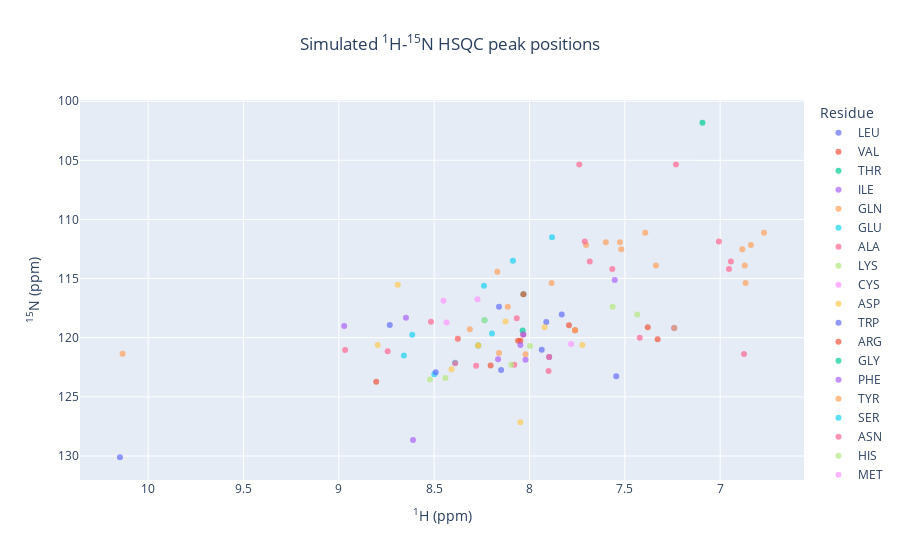

Notebook source saved alongside this figure:
### Code cell
peak_list=Spectra.n15hsqc(bmrb_ids=15060, legend='residue')

### Figure 1 — Plotly figure (JSON) as saved in the notebook; plotly's stock layout.template omitted (floating-point values rounded to 4 significant figures)
{"data": [{"hovertemplate": "<b>%{hovertext}</b><br><br>Residue=LEU<br><sup>1</sup>H (ppm)=%{x}<br><sup>15</sup>N (ppm)=%{y}<extra></extra>", "hovertext": ["15060-1-1-20-LEU-H-N", "15060-1-1-37-LEU-H-N", "15060-1-1-48-LEU-H-N", "15060-1-1-68-LEU-H-N", "15060-1-1-72-LEU-H-N", "15060-1-1-76-LEU-H-N", "15060-1-1-80-LEU-H-N", "15060-1-1-83-LEU-H-N", "15060-1-1-91-LEU-H-N"], "legendgroup": "LEU", "marker": {"color": "#636efa", "opacity": 0.7, "symbol": "circle"}, "mode": "markers", "name": "LEU", "orientation": "v", "showlegend": true, "type": "scatter", "x": [8.149, 8.733, 7.831, 7.545, 7.912, 7.241, 8.16, 7.897, 7.936], "xaxis": "x", "y": [122.7, 118.9, 118.0, 123.3, 118.7, 119.2, 117.4, 121.6, 121.0], "yaxis": "y"}, {"hovertemplate": "<b>%{hovertext}</b><br><br>Residue=VAL<br><sup>1</sup>H (ppm)=%{x}<br><sup>15</sup>N (ppm)=%{y}<extra></extra>", "hovertext": ["15060-1-1-21-VAL-H-N", "15060-1-1-61-VAL-H-N", "15060-1-1-73-VAL-H-N", "15060-1-1-93-VAL-H-N"], "legendgroup": "VAL", "marker": {"color": "#EF553B", "opacity": 0.7, "symbol": "circle"}, "mode": "markers", "name": "VAL", "orientation": "v", "showlegend": true, "type": "scatter", "x": [8.048, 7.38, 7.761, 8.033], "xaxis": "x", "y": [120.3, 119.1, 119.4, 119.7], "yaxis": "y"}, {"hovertemplate": "<b>%{hovertext}</b><br><br>Residue=THR<br><sup>1</sup>H (ppm)=%{x}<br><sup>15</sup>N (ppm)=%{y}<extra></extra>", "hovertext": ["15060-1-1-22-THR-H-N", "15060-1-1-82-THR-H-N"], "legendgroup": "THR", "marker": {"color": "#00cc96", "opacity": 0.7, "symbol": "circle"}, "mode": "markers", "name": "THR", "orientation": "v", "showlegend": true, "type": "scatter", "x": [8.032, 8.036], "xaxis": "x", "y": [116.3, 119.4], "yaxis": "y"}, {"hovertemplate": "<b>%{hovertext}</b><br><br>Residue=ILE<br><sup>1</sup>H (ppm)=%{x}<br><sup>15</sup>N (ppm)=%{y}<extra></extra>", "hovertext": ["15060-1-1-24-ILE-H-N", "15060-1-1-28-ILE-H-N", "15060-1-1-56-ILE-H-N", "15060-1-1-58-ILE-H-N"], "legendgroup": "ILE", "marker": {"color": "#ab63fa", "opacity": 0.7, "symbol": "circle"}, "mode": "markers", "name": "ILE", "orientation": "v", "showlegend": true, "type": "scatter", "x": [8.033, 8.021, 8.972, 8.611], "xaxis": "x", "y": [119.7, 121.9, 119.0, 128.6], "yaxis": "y"}, {"hovertemplate": "<b>%{hovertext}</b><br><br>Residue=GLN<br><sup>1</sup>H (ppm)=%{x}<br><sup>15</sup>N (ppm)=%{y}<extra></extra>", "hovertext": ["15060-1-1-25-GLN-H-N", "15060-1-1-25-GLN-HE21-NE2", "15060-1-1-25-GLN-HE22-NE2", "15060-1-1-26-GLN-H-N", "15060-1-1-26-GLN-HE21-NE2", "15060-1-1-26-GLN-HE22-NE2", "15060-1-1-44-GLN-H-N", "15060-1-1-44-GLN-HE21-NE2", "15060-1-1-44-GLN-HE22-NE2", "15060-1-1-47-GLN-H-N", "15060-1-1-47-GLN-HE21-NE2", "15060-1-1-47-GLN-HE22-NE2", "15060-1-1-53-GLN-H-N", "15060-1-1-53-GLN-HE21-NE2", "15060-1-1-53-GLN-HE22-NE2", "15060-1-1-96-GLN-H-N", "15060-1-1-96-GLN-HE21-NE2", "15060-1-1-96-GLN-HE22-NE2"], "legendgroup": "GLN", "marker": {"color": "#FFA15A", "opacity": 0.7, "symbol": "circle"}, "mode": "markers", "name": "GLN", "orientation": "v", "showlegend": true, "type": "scatter", "x": [8.021, 7.703, 6.839, 8.313, 7.393, 6.77, 10.13, 7.6, 7.526, 8.114, 7.884, 6.867, 8.169, 7.337, 6.871, 8.16, 7.519, 6.884], "xaxis": "x", "y": [121.4, 112.2, 112.2, 119.3, 111.1, 111.1, 121.4, 111.9, 111.9, 117.4, 115.4, 115.4, 114.4, 113.9, 113.9, 121.3, 112.5, 112.5], "yaxis": "y"}, {"hovertemplate": "<b>%{hovertext}</b><br><br>Residue=GLU<br><sup>1</sup>H (ppm)=%{x}<br><sup>15</sup>N (ppm)=%{y}<extra></extra>", "hovertext": ["15060-1-1-27-GLU-H-N", "15060-1-1-29-GLU-H-N", "15060-1-1-32-GLU-H-N", "15060-1-1-50-GLU-H-N", "15060-1-1-69-GLU-H-N", "15060-1-1-74-GLU-H-N", "15060-1-1-105-GLU-H-N", "15060-1-1-106-GLU-H-N"], "legendgroup": "GLU", "marker": {"color": "#19d3f3", "opacity": 0.7, "symbol": "circle"}, "mode": "markers", "name": "GLU", "orientation": "v", "showlegend": true, "type": "scatter", "x": [8.197, 8.269, 8.236, 8.499, 8.659, 8.615, 8.269, 8.391], "xaxis": "x", "y": [119.6, 120.6, 118.5, 123.1, 121.5, 119.7, 120.6, 122.1], "yaxis": "y"}, {"hovertemplate": "<b>%{hovertext}</b><br><br>Residue=ALA<br><sup>1</sup>H (ppm)=%{x}<br><sup>15</sup>N (ppm)=%{y}<extra></extra>", "hovertext": ["15060-1-1-30-ALA-H-N", "15060-1-1-33-ALA-H-N", "15060-1-1-39-ALA-H-N", "15060-1-1-40-ALA-H-N", "15060-1-1-46-ALA-H-N", "15060-1-1-59-ALA-H-N", "15060-1-1-60-ALA-H-N", "15060-1-1-87-ALA-H-N"], "legendgroup": "ALA", "marker": {"color": "#FF6692", "opacity": 0.7, "symbol": "circle"}, "mode": "markers", "name": "ALA", "orientation": "v", "showlegend": true, "type": "scatter", "x": [8.28, 7.897, 7.9, 8.067, 6.875, 8.08, 7.422, 8.744], "xaxis": "x", "y": [122.4, 121.6, 122.8, 118.3, 121.4, 122.3, 120.0, 121.1], "yaxis": "y"}, {"hovertemplate": "<b>%{hovertext}</b><br><br>Residue=LYS<br><sup>1</sup>H (ppm)=%{x}<br><sup>15</sup>N (ppm)=%{y}<extra></extra>", "hovertext": ["15060-1-1-31-LYS-H-N", "15060-1-1-62-LYS-H-N", "15060-1-1-63-LYS-H-N", "15060-1-1-85-LYS-H-N", "15060-1-1-98-LYS-H-N", "15060-1-1-99-LYS-H-N"], "legendgroup": "LYS", "marker": {"color": "#B6E880", "opacity": 0.7, "symbol": "circle"}, "mode": "markers", "name": "LYS", "orientation": "v", "showlegend": true, "type": "scatter", "x": [7.997, 8.236, 7.435, 8.096, 8.441, 8.522], "xaxis": "x", "y": [120.7, 118.5, 118.0, 122.3, 123.4, 123.5], "yaxis": "y"}, {"hovertemplate": "<b>%{hovertext}</b><br><br>Residue=CYS<br><sup>1</sup>H (ppm)=%{x}<br><sup>15</sup>N (ppm)=%{y}<extra></extra>", "hovertext": ["15060-1-1-34-CYS-H-N", "15060-1-1-77-CYS-H-N", "15060-1-1-86-CYS-H-N"], "legendgroup": "CYS", "marker": {"color": "#FF97FF", "opacity": 0.7, "symbol": "circle"}, "mode": "markers", "name": "CYS", "orientation": "v", "showlegend": true, "type": "scatter", "x": [8.451, 8.273, 8.435], "xaxis": "x", "y": [116.9, 116.8, 118.7], "yaxis": "y"}, {"hovertemplate": "<b>%{hovertext}</b><br><br>Residue=ASP<br><sup>1</sup>H (ppm)=%{x}<br><sup>15</sup>N (ppm)=%{y}<extra></extra>", "hovertext": ["15060-1-1-35-ASP-H-N", "15060-1-1-51-ASP-H-N", "15060-1-1-64-ASP-H-N", "15060-1-1-66-ASP-H-N", "15060-1-1-71-ASP-H-N", "15060-1-1-92-ASP-H-N", "15060-1-1-101-ASP-H-N", "15060-1-1-102-ASP-H-N", "15060-1-1-104-ASP-H-N", "15060-1-1-107-ASP-H-N"], "legendgroup": "ASP", "marker": {"color": "#FECB52", "opacity": 0.7, "symbol": "circle"}, "mode": "markers", "name": "ASP", "orientation": "v", "showlegend": true, "type": "scatter", "x": [8.796, 8.126, 7.921, 7.723, 8.691, 8.269, 8.269, 8.376, 8.409, 8.048], "xaxis": "x", "y": [120.6, 118.6, 119.1, 120.6, 115.5, 120.6, 120.6, 120.1, 122.7, 127.1], "yaxis": "y"}, {"hovertemplate": "<b>%{hovertext}</b><br><br>Residue=TRP<br><sup>1</sup>H (ppm)=%{x}<br><sup>15</sup>N (ppm)=%{y}<extra></extra>", "hovertext": ["15060-1-1-36-TRP-H-N", "15060-1-1-36-TRP-HE1-NE1"], "legendgroup": "TRP", "marker": {"color": "#636efa", "opacity": 0.7, "symbol": "circle"}, "mode": "markers", "name": "TRP", "orientation": "v", "showlegend": true, "type": "scatter", "x": [8.492, 10.15], "xaxis": "x", "y": [122.9, 130.1], "yaxis": "y"}, {"hovertemplate": "<b>%{hovertext}</b><br><br>Residue=ARG<br><sup>1</sup>H (ppm)=%{x}<br><sup>15</sup>N (ppm)=%{y}<extra></extra>", "hovertext": ["15060-1-1-38-ARG-H-N", "15060-1-1-70-ARG-H-N", "15060-1-1-78-ARG-H-N", "15060-1-1-79-ARG-H-N", "15060-1-1-90-ARG-H-N", "15060-1-1-97-ARG-H-N"], "legendgroup": "ARG", "marker": {"color": "#EF553B", "opacity": 0.7, "symbol": "circle"}, "mode": "markers", "name": "ARG", "orientation": "v", "showlegend": true, "type": "scatter", "x": [8.032, 8.804, 8.06, 7.328, 7.793, 8.204], "xaxis": "x", "y": [116.3, 123.7, 120.3, 120.1, 119.0, 122.3], "yaxis": "y"}, {"hovertemplate": "<b>%{hovertext}</b><br><br>Residue=GLY<br><sup>1</sup>H (ppm)=%{x}<br><sup>15</sup>N (ppm)=%{y}<extra></extra>", "hovertext": ["15060-1-1-41-GLY-H-N"], "legendgroup": "GLY", "marker": {"color": "#00cc96", "opacity": 0.7, "symbol": "circle"}, "mode": "markers", "name": "GLY", "orientation": "v", "showlegend": true, "type": "scatter", "x": [7.093], "xaxis": "x", "y": [101.8], "yaxis": "y"}, {"hovertemplate": "<b>%{hovertext}</b><br><br>Residue=PHE<br><sup>1</sup>H (ppm)=%{x}<br><sup>15</sup>N (ppm)=%{y}<extra></extra>", "hovertext": ["15060-1-1-42-PHE-H-N", "15060-1-1-54-PHE-H-N", "15060-1-1-67-PHE-H-N", "15060-1-1-95-PHE-H-N"], "legendgroup": "PHE", "marker": {"color": "#ab63fa", "opacity": 0.7, "symbol": "circle"}, "mode": "markers", "name": "PHE", "orientation": "v", "showlegend": true, "type": "scatter", "x": [8.648, 8.165, 7.553, 8.048], "xaxis": "x", "y": [118.3, 121.8, 115.1, 120.6], "yaxis": "y"}, {"hovertemplate": "<b>%{hovertext}</b><br><br>Residue=TYR<br><sup>1</sup>H (ppm)=%{x}<br><sup>15</sup>N (ppm)=%{y}<extra></extra>", "hovertext": ["15060-1-1-45-TYR-H-N", "15060-1-1-49-TYR-H-N"], "legendgroup": "TYR", "marker": {"color": "#FFA15A", "opacity": 0.7, "symbol": "circle"}, "mode": "markers", "name": "TYR", "orientation": "v", "showlegend": true, "type": "scatter", "x": [7.241, 7.761], "xaxis": "x", "y": [119.2, 119.4], "yaxis": "y"}, {"hovertemplate": "<b>%{hovertext}</b><br><br>Residue=SER<br><sup>1</sup>H (ppm)=%{x}<br><sup>15</sup>N (ppm)=%{y}<extra></extra>", "hovertext": ["15060-1-1-52-SER-H-N", "15060-1-1-88-SER-H-N", "15060-1-1-103-SER-H-N"], "legendgroup": "SER", "marker": {"color": "#19d3f3", "opacity": 0.7, "symbol": "circle"}, "mode": "markers", "name": "SER", "orientation": "v", "showlegend": true, "type": "scatter", "x": [7.882, 8.087, 8.239], "xaxis": "x", "y": [111.5, 113.5, 115.6], "yaxis": "y"}, {"hovertemplate": "<b>%{hovertext}</b><br><br>Residue=ASN<br><sup>1</sup>H (ppm)=%{x}<br><sup>15</sup>N (ppm)=%{y}<extra></extra>", "hovertext": ["15060-1-1-57-ASN-H-N", "15060-1-1-57-ASN-HD21-ND2", "15060-1-1-57-ASN-HD22-ND2", "15060-1-1-81-ASN-H-N", "15060-1-1-81-ASN-HD21-ND2", "15060-1-1-81-ASN-HD22-ND2", "15060-1-1-84-ASN-H-N", "15060-1-1-84-ASN-HD21-ND2", "15060-1-1-84-ASN-HD22-ND2", "15060-1-1-94-ASN-H-N", "15060-1-1-94-ASN-HD21-ND2", "15060-1-1-94-ASN-HD22-ND2"], "legendgroup": "ASN", "marker": {"color": "#FF6692", "opacity": 0.7, "symbol": "circle"}, "mode": "markers", "name": "ASN", "orientation": "v", "showlegend": true, "type": "scatter", "x": [8.39, 7.007, 7.71, 8.517, 7.566, 6.954, 8.967, 7.232, 7.739, 8.376, 7.684, 6.944], "xaxis": "x", "y": [122.2, 111.9, 111.9, 118.6, 114.2, 114.2, 121.0, 105.4, 105.4, 120.1, 113.6, 113.6], "yaxis": "y"}, {"hovertemplate": "<b>%{hovertext}</b><br><br>Residue=HIS<br><sup>1</sup>H (ppm)=%{x}<br><sup>15</sup>N (ppm)=%{y}<extra></extra>", "hovertext": ["15060-1-1-65-HIS-H-N"], "legendgroup": "HIS", "marker": {"color": "#B6E880", "opacity": 0.7, "symbol": "circle"}, "mode": "markers", "name": "HIS", "orientation": "v", "showlegend": true, "type": "scatter", "x": [7.564], "xaxis": "x", "y": [117.4], "yaxis": "y"}, {"hovertemplate": "<b>%{hovertext}</b><br><br>Residue=MET<br><sup>1</sup>H (ppm)=%{x}<br><sup>15</sup>N (ppm)=%{y}<extra></extra>", "hovertext": ["15060-1-1-89-MET-H-N"], "legendgroup": "MET", "marker": {"color": "#FF97FF", "opacity": 0.7, "symbol": "circle"}, "mode": "markers", "name": "MET", "orientation": "v", "showlegend": true, "type": "scatter", "x": [7.782], "xaxis": "x", "y": [120.5], "yaxis": "y"}], "layout": {"legend": {"title": {"text": "Residue"}, "tracegroupgap": 0}, "title": {"text": "Simulated <sup>1</sup>H-<sup>15</sup>N HSQC peak positions", "x": 0.5}, "xaxis": {"anchor": "y", "autorange": "reversed", "domain": [0, 1], "title": {"text": "<sup>1</sup>H (ppm)"}}, "yaxis": {"anchor": "x", "autorange": "reversed", "domain": [0, 1], "title": {"text": "<sup>15</sup>N (ppm)"}}}}
